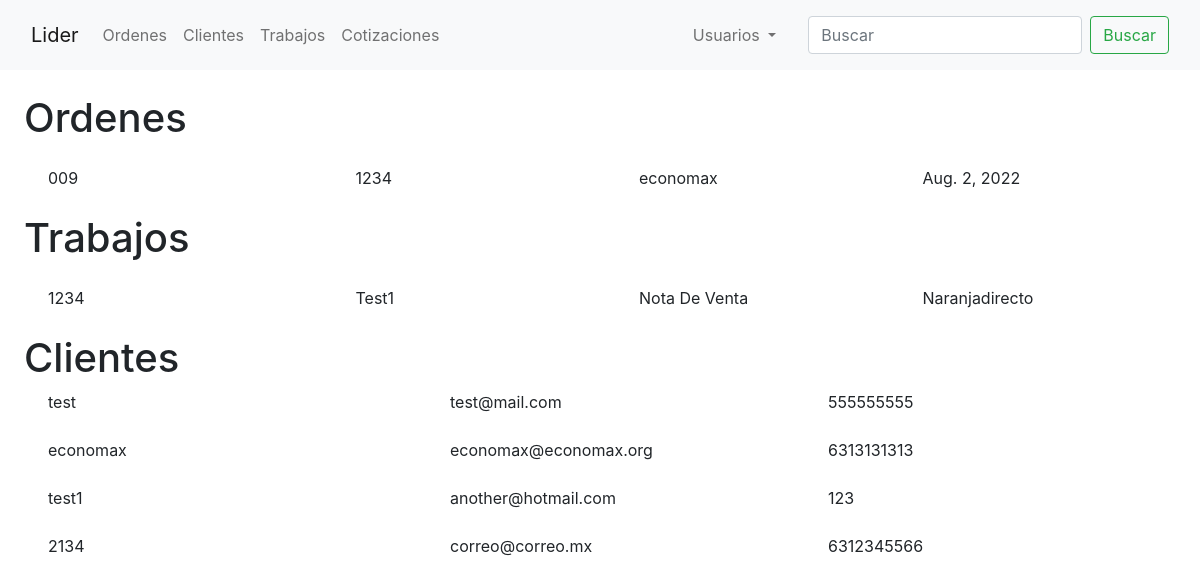
The page /busqueda/ on the database as committed earlier.
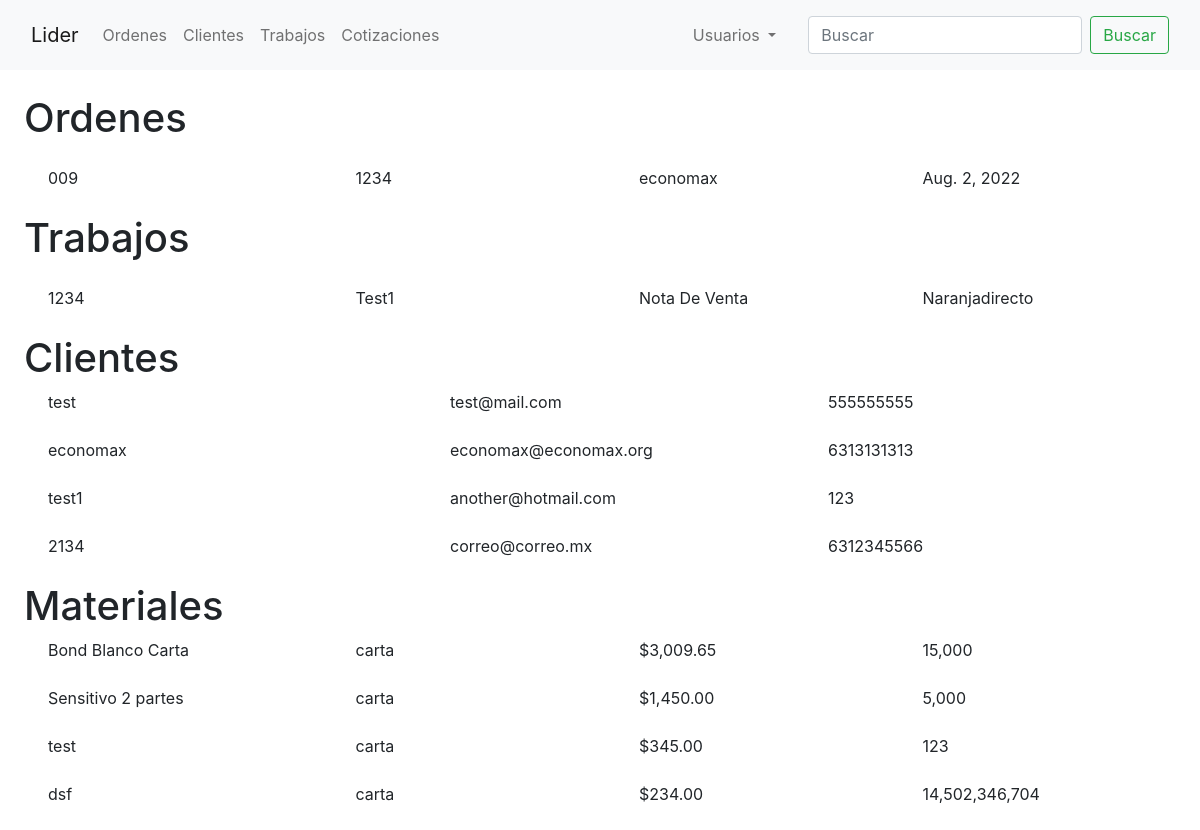
The same page on the database as committed later.
### orders/models.py (models this page shows, shortened)
class Order(models.Model):
    customer = models.ForeignKey(Customer, on_delete=models.CASCADE)
    lider_id = models.ForeignKey(Lider, on_delete=models.CASCADE)
    date_ordered = models.DateField('Fecha ordenada', auto_now=True)
    expected_delivery_date = models.DateField('Fecha esperada de Entrega', auto_now=True)
    quantity_ordered = models.PositiveIntegerField(verbose_name='Cantidad Solicitada', default=0)

class Lider(models.Model):
    lider_id = models.CharField('Numero de Lider', max_length=4,
                                validators=[RegexValidator(r'^\d{1,10}$')], primary_key=True)
    doc_description = models.CharField(verbose_name='Descripcion del documento',
                                       max_length=250, default='NOTA DE VENTA')
    customer = models.ForeignKey(Customer, on_delete=models.CASCADE, default='')
    doc_inks = models.CharField(max_length=14, choices=[('negra', 'NEGRA'),
                                                        ('reflex', 'AZUL REFLEX'),
                                                        ('rojo032', 'ROJO 032CV'),
                                                        ('naranjaDirecto', 'NARANJA DIRECTO')
                                                        ],
                                default='reflex')
    def __str__(self):
        return self.lider_id

class Customer(models.Model):
    name_company = models.CharField(verbose_name='Nombre/Empresa', max_length=50)
    email = models.EmailField(verbose_name='Correo', null=True)
    phone_number = models.CharField(verbose_name='Telefono', max_length=10, validators=[RegexValidator(r'^\d{1,10}$')])
    address = models.CharField(verbose_name='Domicilio', max_length=100, null=True)
    shipping = models.BooleanField(verbose_name='Entrega a domicilio')
    def __str__(self):
        return self.name_company

class Materials(models.Model):
    name = models.CharField(max_length=50, verbose_name='Nombre del Material')
    size = models.CharField(verbose_name='Medida', max_length=20, default='carta')
    quantity_ordered = models.IntegerField(verbose_name='Cantidad')
    price = models.FloatField(verbose_name='Precio')
    vat = models.CharField(max_length=4, choices=[('1.16', '16%'),
                                                  ('1.08', '8%'),
                                                  ('1', 'N/A')],
                           default=1.08)

### orders/views.py (the view)
# urls.py: path('busqueda/', search_view, name='search')
def search_view(request):
    if request.method == 'GET' and request.GET.get('q') != '':
        q = request.GET.get('q') if request.GET.get('q') is not None else ''
        orders = Order.objects.filter(Q(customer__name_company__icontains=q) |
                                      Q(lider_id__lider_id__icontains=q))
        customers = Customer.objects.filter(Q(name_company__icontains=q))
        lider = Lider.objects.filter(Q(lider_id__icontains=q) |
                                     Q(doc_description__icontains=q) |
                                     Q(doc_inks__icontains=q))
        material = Materials.objects.filter(Q(name__icontains=q))
        context = {
            'orders': orders.order_by('-id'),
            'customers': customers,
            'lider': lider,
            'materials': material,
        }
    else:
        context = {}
    return render(request, 'search/search.html', context)

### templates/search/search.html
{% extends 'orders/base.html' %}
{% block content %}
    <div class="mx-4 my-4">
        {% if orders %}
            <h1>Ordenes</h1>
            {% for order in orders %}
                <div class="row my-4">
                    <a href="{% url 'order-detail' order.id %}" class="col mx-4 link-dark">{{ order.id | stringformat:'03d'}}</a>
                    <a href="{% url 'lider-detail' order.lider_id %}" class="col link-dark">{{ order.lider_id }}</a>
                    <a href="{% url 'customer-detail' order.customer.id %}" class="col link-dark">{{ order.customer }}</a>
                    <div class="col">{{ order.date_ordered }}</div>
                </div>
            {% endfor %}
        {% endif %}
        {% if lider %}
            <h1>Trabajos</h1>
            {% for l in lider %}
                <div class="row my-4">
                    <a href='{% url 'lider-detail' l.lider_id %}' class="col mx-4 link-dark">{{ l.lider_id }}</a>
                    <a href="{% url 'customer-detail' l.customer.id %}" class="col link-dark">{{ l.customer|title }}</a>
                    <div class="col">{{ l.doc_description|title}}</div>
                    <div class="col">{{ l.doc_inks|title }}</div>
                </div>
            {% endfor %}
        {% endif %}
        {% if customers %}
            <h1>Clientes</h1>
            {% for customer in customers %}
                <div class="row mb-4">
                    <a href="{% url 'customer-detail' customer.id %}" class="col mx-4 link-dark">{{ customer.name_company }}</a>
                    <div class="col">{{ customer.email }}</div>
                    <div class="col">{{ customer.phone_number}}</div>
                </div>
            {% endfor %}
        {% endif %}
        {% if materials %}
            <h1>Materiales</h1>
            {% for material in materials %}
                <div class="row mb-4">
                    <a href="{% url 'material-detail' material.id %}" class="col mx-4 link-dark">{{ material.name }}</a>
                    <div class="col">{{ material.size }}</div>
                    <div class="col">${{ material.price|floatformat:"2g"}}</div>
                    <div class="col">{{ material.quantity_ordered|floatformat:"g"}}</div>
                </div>
            {% endfor %}
        {% endif %}
    </div>
{% endblock %}

### templates/orders/base.html (shortened to what this page needs)
{% load static %}
<html lang="EN">
<body>
{% include "orders/navbar.html" %}
{% block content %}
{% endblock content %}
</body>
{% include 'orders/scripts.html' %}
</html>

### templates/orders/navbar.html (shortened to what this page needs)
<nav class="navbar navbar-expand-lg bg-light">
    <div class="container-fluid">
        <a class="navbar-brand" href="{% url 'home' %}">Lider</a>
        <div class="collapse navbar-collapse" id="navbarSupportedContent">
            <ul class="navbar-nav me-auto mb-2 mb-lg-0">
                <li class="nav-item">
                    <a class="nav-link" href="{% url 'home' %}">Ordenes</a>
                </li>
                <li class="nav-item">
                    <a class="nav-link" href="{% url 'customers' %}">Clientes</a>
                </li>
                <li class="nav-item">
                    <a class="nav-link" href="{% url 'lider' %}">Trabajos</a>
                </li>
                <li class="nav-item">
                    <a class="nav-link" href="{% url 'budgets' %}">Cotizaciones</a>
                </li>
            </ul>
            <ul class="navbar-nav justify-content-end mb-2 mb-lg-0 mx-4">
                <li class="nav-item dropdown justify-content-end">
                    <a class="nav-link dropdown-toggle" href="#" role="button" data-bs-toggle="dropdown"
                       aria-expanded="false">
                        {% if user.is_authenticated %}
                            {{ user }}
                        {% else %}
                            Usuarios
                        {% endif %}
                    </a>
                </li>
            </ul>
            <form class="d-flex my-2" role="search" method="GET" action="{% url 'search' %}">
                <input class="form-control me-2" type="text" placeholder="Buscar" aria-label="Search" name="q">
                <button class="btn btn-outline-success" type="submit">Buscar</button>
            </form>
        </div>
    </div>
</nav>

### templates/orders/scripts.html (shortened to what this page needs)
<link href="https://cdn.jsdelivr.net/npm/bootstrap@5.2.0-beta1/dist/css/bootstrap.min.css" rel="stylesheet"
>
<link rel="stylesheet" href="https://cdn.jsdelivr.net/npm/bootstrap@4.6.2/dist/css/bootstrap.min.css"
>

Rows that differ between the two databases and show on the page:
added Materials: name "Bond Blanco Carta", size "carta", price "3,009.65", quantity_ordered "15,000"
added Materials: name "Sensitivo 2 partes", size "carta", price "1,450.00", quantity_ordered "5,000"
added Materials: name "test", size "carta", price "345.00", quantity_ordered "123"
added Materials: name "dsf", size "carta", price "234.00", quantity_ordered "14,502,346,704"
Other text that changed with them:
text now shown: "Materiales"
